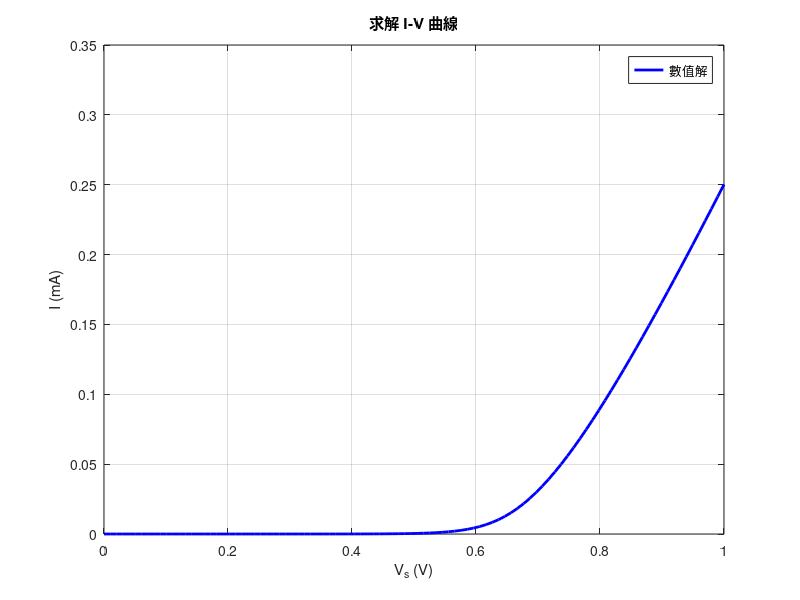

Source code (MATLAB):
global Is n V_T R;  %用global來共享參數
Is = 1e-12;   
n = 1.5;      
V_T = 25.85e-3;  
R = 1000;    

function I = newton_diode(Vs)
    global Is n V_T R; 
    I = 1e-6;  % 初始猜測值
    tol = 1e-9;  % 收斂條件
    max_iter = 100;  % 最大迭代次數

    for iter = 1:max_iter
        f_I = diode_eq(I, Vs);  % 計算 f(I)
        df_I = diode_eq_derivative(I, Vs);  % 計算 f'(I)
        I_new = I - f_I / df_I;  % 牛頓法更新

        if abs(I_new - I) < tol  % 若收斂則返回結果
            I = I_new;
            return;
        end
        
        I = I_new;  % 更新 I 值
    end
end


function f = diode_eq(I, Vs)
    global Is n V_T R;
    f = I - Is * (exp((Vs - I * R) / (n * V_T)) - 1);
end


function df = diode_eq_derivative(I, Vs)
    global Is n V_T R;
    df = 1 + (Is * R / (n * V_T)) * exp((Vs - I * R) / (n * V_T)); 
end


Vs_values = linspace(0, 1, 100);  % 設定電壓範圍 (0V ~ 0.8V)
I_values = arrayfun(@newton_diode, Vs_values); %arrayfun是用來對陣列的每個元素套用指定的函數 存進I_values這個陣列中
Vd_values = Vs_values - I_values * R; % 計算二極體電壓 V_D

disp(" Vs (V)      I (mA)      V_D (V) ");
disp([Vs_values' I_values' * 1e3 Vd_values']); 

figure;
plot(Vs_values, I_values * 1e3, 'b', 'LineWidth', 2); % 轉換成 mA
xlabel('V_s (V)');
ylabel('I (mA)');
title('求解 I-V 曲線');
grid on;
legend('數值解'); 
